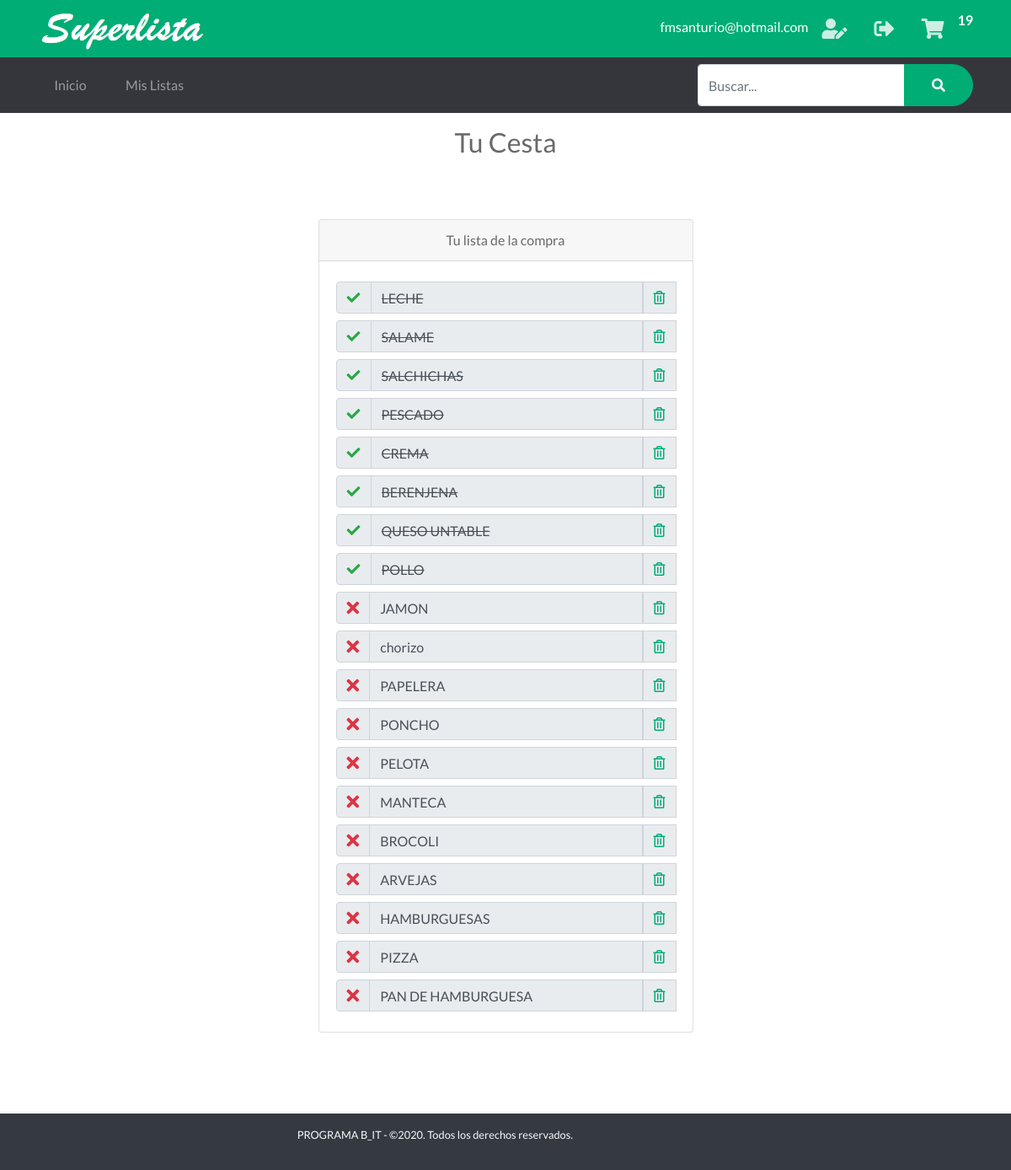
/cart (signed in), run on an earlier commit of the app's database.
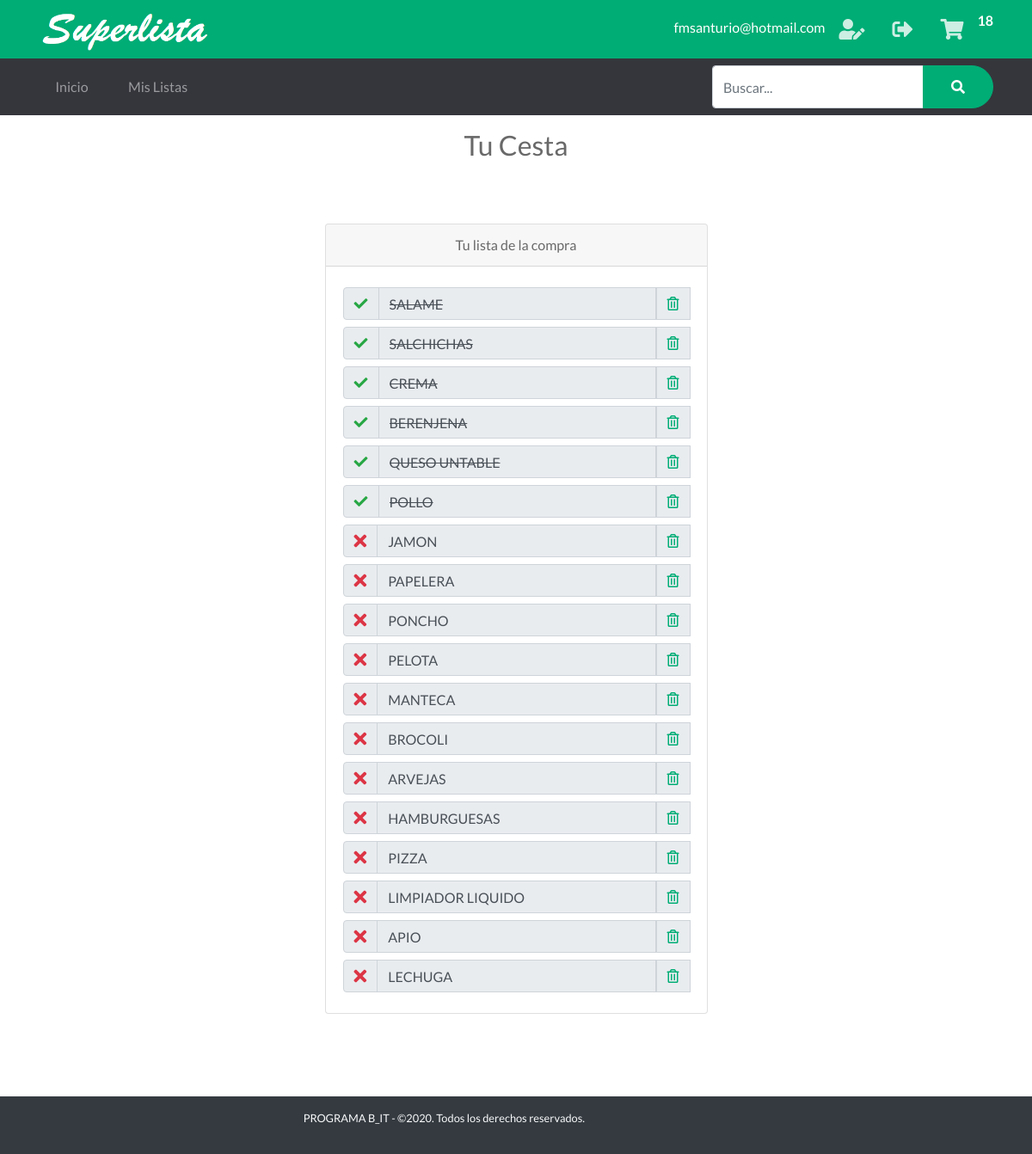
And on a later commit of the database.
### tables this page shows
CREATE TABLE "Cesta" (
	"Id"	INTEGER NOT NULL PRIMARY KEY AUTOINCREMENT UNIQUE,
	"Id_Usuario"	INTEGER NOT NULL,
	"Item"	INTEGER NOT NULL,
	"Tachar"	INTEGER
);

### app.py (the view)
@app.route('/cart')  # Ruta Mi Cesta
def cart():
    cantCarrito()
    if 'nombre' in session:
        items = getAllCesta()
        g.db.close()
        return render_template('carrito.html', items=items)
    else:
        items = getAllCesta()
        g.db.close()
        return render_template('carrito_home.html', items=items)

### app.py (called while the page is built)
def get_db():
    db = getattr(g, '_database', None)
    if db is None:
        db = g._database = sqlite3.connect('database1.db')
    return db

@app.teardown_appcontext
def close_connection(exception):
    db = getattr(g, '_database', None)
    if db is not None:
        db.close()

def conectar_db():
    return sqlite3.connect('database1.db')

def getAllCesta():
    if 'nombre' in session:
        id = session['id']
    else:
        id = -1
    g.db = conectar_db()
    consulta = 'SELECT * FROM Cesta WHERE (Id_usuario = ?)'
    cur = g.db.execute(consulta, [id])
    items = [dict(Id=row[0], Id_Usuario=row[1], Item_nombre=row[2], Tachar=row[3])
             for row in cur.fetchall()]
    g.db.close()
    return items

def cantCarrito():
    if 'nombre' in session:
        id_usuario = session['id']
    else:
        id_usuario = -1
    db = get_db()
    while not(db):
        db = get_db()
    cur = db.cursor()
    find_prod = (
        "SELECT COUNT(Id) FROM Cesta WHERE Id_Usuario = ?")
    cur.execute(find_prod, [(id_usuario)])
    resultado = cur.fetchone()
    session['carrito'] = resultado[0]
    print(resultado)
    print(session['carrito'])
    return session['carrito']

### templates/carrito.html
{% extends "layout_logged_in.html" %}
{% block content %}
<section>
    <div class="text h2 text-center py-3">
        <span>Tu Cesta</span>
    </div>
    <div class="container">
        <div class="row justify-content-center">
            <div class="col-5 py-5 text-center">
                <div class="card">
                    <div class="card-header">
                        <span>Tu lista de la compra</span>
                    </div>
                    <div class="card-body ">
                        {%for item in items %}
                                <div class="input-group py-1">
                                    <div class="input-group-prepend">
                                        <div class="input-group-text">
                                            <a href="/adquirido/{{item.Id}}"><i class="{% if item.Tachar %} text-success fas fa-check {% else %} fa-lg text-danger fas fa-times  {% endif %} "></i></a>
                                        </div>
                                    </div>
                                    <input type="text" readonly="true" color="blue" class="form-control {% if item.Tachar %} tachar {% endif %}" value="{{item.Item_nombre}}">
                                    <div class="input-group-prepend">
                                        <div class="input-group-text">
                                            <a href="/DeleteArtCesta/{{item.Id}}"><i class="far fa-trash-alt text-primary"></i></a>
                                        </div>
                                    </div>
                                </div>
                        {%endfor%}
                    </div>
                </div>
            </div>
        </div>
    </div>
</section>
{% endblock %}

### templates/layout_logged_in.html (shortened to what this page needs)
<!doctype html>
<html lang="en">
<head>
    <link rel="stylesheet" href="{{ url_for('static', filename='css/bootstrap.min.css') }}">
    <link rel="stylesheet" href="{{ url_for('static', filename='css/bootnavbar.css') }}">
    <link rel="stylesheet" href="{{ url_for('static', filename='css/all.css') }}">
    <link rel="stylesheet" href="{{ url_for('static', filename='css/swiper.min.css') }}">
    <link rel="stylesheet" href="{{ url_for('static', filename='css/animate.min.css') }}">
    <link rel="stylesheet" href="{{ url_for('static', filename='css/venobox.css') }}">
    <link rel="stylesheet" href="{{ url_for('static', filename='css/jarallax.css') }}">
    <link rel="stylesheet" href="{{ url_for('static', filename='js/pickadate.js/themes/default.css') }}">
    <link rel="stylesheet"  href="{{ url_for('static', filename='js/pickadate.js/themes/default.date.css') }}">
     <link rel="stylesheet" href="{{ url_for('static', filename='js/pickadate.js/themes/default.time.css') }}">
    <link rel="stylesheet" href="{{ url_for('static', filename='css/estilos.css') }}">
    <link rel="stylesheet" href="{{url_for('static', filename='css/main.css')}}">
</head>
<body>
    <section id="barra-contacto" class="bg-primary text-white py-3 py-lg-1 text-center">
        <div class="container">
            <div class="row justify-content-sm-between align-items-sm-center">
                <div class="col-auto align-content-sm-center">
                    <a  href="javascript:history.back(-1);" class="logo">
                        <img src="{{ url_for('static', filename='images/texto.png') }}" alt="Logo del sitio" width="200"
                            class="img-fluid">
                    </a>
                </div>
                <div class="col-12 col-sm-auto">
                    <ul class="redes-sociales list-unstyled d-inline-flex mb-0">
                        <li class="py-2">{{ session['correo'] }}</li>
                        <li><a href="/perfil"><i class="fas fa-user-edit"></i></i></a></li>
                        <li><a href="/logout"><i class="fas fa-sign-out-alt"></i></i></a></li>
                        <div>
                            <li><a href="/cart"><i class="fas fa-shopping-cart"></i></a></li>
                        </div>
                        <span id="cantidad"> <strong>{{ session['carrito'] }}</strong></span>
                    </ul>
                </div>
            </div>
        </div>
    </section>
    <nav id="menu-navegacion" class="navbar navbar-dark bg-secondary navbar-expand-md">
        <div class="container">
            <div class="collapse navbar-collapse" id="menu-principal">
                <ul class="navbar-nav mt-3 mt-md-0">
                    <li class="nav-item mb-1 mb-md-0 mr-md-2"><a href="{{ url_for('home' )}}" class="nav-link">Inicio</a></li>
                    <li class="nav-item mb-1 mb-md-0 mr-md-2"><a href="{{ url_for('MisListas')}}" class="nav-link">Mis Listas</a></li>
                </ul>
            </div>
            <form action="" class=" bg-secondary ">
                <div class="form-group mb-0">
                    <div class="input-group">
                        <input type="text" size="25" style="height:50px" name="buscar" id="buscar" placeholder="Buscar..." class="form-control">
                        <div class="input-group-append">
                            <button type="submit" class="btn btn-primary"><i class="fas fa-search"></i></button>
                        </div>
                    </div>
                </div>
            </form>
        </div>
    </nav>
    {% block content %}
    {% endblock %}
    <br>
    <br>
    <footer id="pie-de-pagina" class="bg-dark  text-light text-truncate">
        <div class="container">
            <div class="row align-items-center py-2">
                <div class="col-12 col-md-6 py-2 col-xl-7 text-center text-md-right small">
                    <p>PROGRAMA B_IT - ©2020. Todos los derechos reservados.</p>
                </div>
            </div>
        </div>
    </footer>
</body>
</html>

### static/css/all.css (style rules this page uses)
.fa, .fas, .far, .fal, .fab { -moz-osx-font-smoothing: grayscale; -webkit-font-smoothing: antialiased; display: inline-block; font-style: normal; font-variant: normal; text-rendering: auto; line-height: 1; }
.fa-lg { font-size: 1.33333em; line-height: 0.75em; vertical-align: -.0667em; }
.fa-check:before { content: "\f00c"; }
.fa-search:before { content: "\f002"; }
.fa-shopping-cart:before { content: "\f07a"; }
.fa-sign-out-alt:before { content: "\f2f5"; }
.fa-times:before { content: "\f00d"; }
.fa-trash-alt:before { content: "\f2ed"; }
.fa-user-edit:before { content: "\f4ff"; }
.far { font-family: 'Font Awesome 5 Free'; font-weight: 400; }
.fa, .fas { font-family: 'Font Awesome 5 Free'; font-weight: 900; }

### static/css/estilos.css (style rules this page uses)
html { font-size: 13px; }
body { font-family: 'Lato', sans-serif; color: #696969; }
.btn { border-radius: 2rem; padding: .6rem 2rem; font-weight: bold; }
.bg-primary { background-color: #00ad75 !important; }
.text-primary { color: #00ad75 !important; }
.btn-primary { color: #fff; background-color: #00ad75; border-color: #00ad75; position: relative; overflow: hidden; z-index: 1; -webkit-transition: all .3s ease; transition: all .3s ease; }
.btn-primary:after { font-family: 'Font Awesome 5 Free'; font-weight: 900; position: relative; left: .6rem; top: .1rem; -webkit-transition: left .3s ease; transition: left .3s ease; }
.btn-primary:before { content: ""; z-index: -1; width: 0; height: 100%; background: #fff; position: absolute; left: 50%; top: 0; -webkit-transform: skew(45deg, 0); transform: skew(45deg, 0); -webkit-transition: all .4s ease; transition: all .4s ease; }
.bg-secondary { background-color: #35363c !important; }
.redes-sociales li a i { color: #fff; font-size: 1.5rem; padding: .6rem 1rem; opacity: .8; -webkit-transition: all .3s ease-in-out; transition: all .3s ease-in-out; }
.navbar-dark .navbar-nav .nav-link { padding: 1rem 1.5rem; display: -webkit-box; display: -ms-flexbox; display: flex; -webkit-box-pack: justify; -ms-flex-pack: justify; justify-content: space-between; border-radius: .5rem; -webkit-transition: all .3s ease; transition: all .3s ease; }
.navbar-dark .navbar-nav .nav-link:after { font-family: 'Font Awesome 5 Free'; content: "\f105"; font-weight: 900; -webkit-transition: all .3s ease; transition: all .3s ease; }
@media (min-width: 768px) { .navbar-dark .navbar-nav .nav-link { padding: .7rem 1.2rem; border-radius: 1.5rem; } }
@media (min-width: 768px) { .navbar-dark .navbar-nav .nav-link:after { content: ""; } }
@media (min-width: 990px) { html { font-size: 16px; } }

### static/css/main.css (style rules this page uses)
.tachar { text-decoration: line-through; }

What changed in the data, as far as the page shows it:
removed Cesta: Tachar 1 (drawn), Item_nombre "LECHE"
removed Cesta: Tachar 1 (drawn), Item_nombre "PESCADO"
removed Cesta: Tachar 0 (drawn), Item_nombre "chorizo"
removed Cesta: Tachar 0 (drawn), Item_nombre "PAN DE HAMBURGUESA"
added Cesta: Tachar 0 (drawn), Item_nombre "LIMPIADOR LIQUIDO"
added Cesta: Tachar 0 (drawn), Item_nombre "APIO"
added Cesta: Tachar 0 (drawn), Item_nombre "LECHUGA"
Also different on the page:
{{ session['carrito'] }}: "19" → "18"
